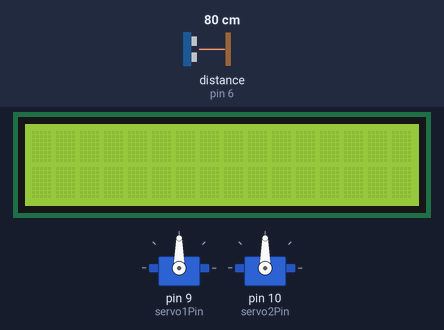
This sketch was run on a simulated Arduino Uno, built with avr-gcc and run on an emulated ATmega328P. Shown: 16×2 character LCD, 2 × servo. Wiring (inferred from the names in the program): ultrasonic range finder: trigger pin 7; echo pin 6. The test bench sets the inputs (shaded band); at power-on: distance to the obstacle (sensor on pin 6) 80 cm. The echo pulse lasts 58.3 µs per cm; what the sketch prints to the serial monitor is not drawn.

Above: at 1.2 s.
1.3 s: distance to the obstacle (sensor on pin 6) set to 20 cm
4.3 s: distance to the obstacle (sensor on pin 6) set to 18 cm
At 5.8 s:
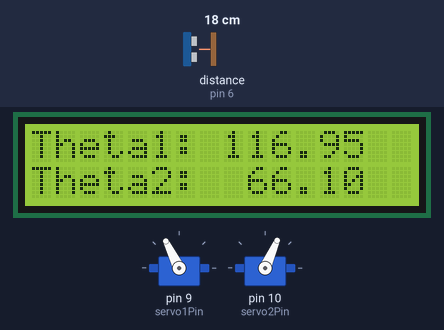
7.0 s: distance to the obstacle (sensor on pin 6) set to 9 cm
At 8.7 s:
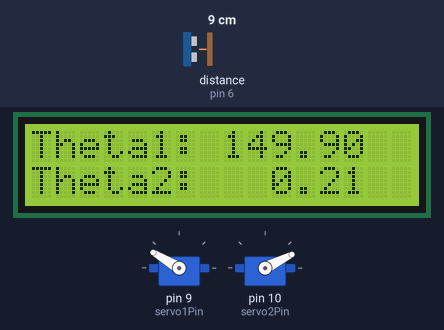
10.0 s: distance to the obstacle (sensor on pin 6) set to 18 cm
At 11.3 s:
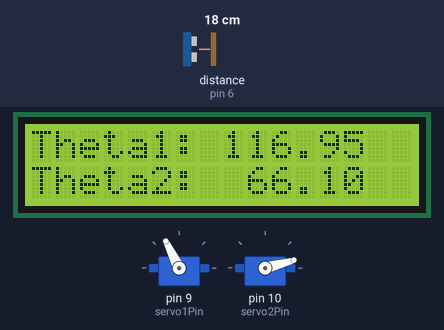
Timing chart, 0 to 13.8 s (numbered marks = the images above; inputs shaded):
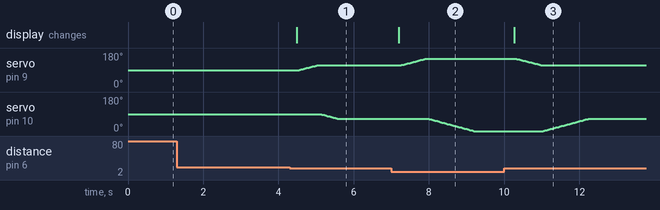

The sketch:

project_rbtk.ino
```cpp
#include <Wire.h>
#include <LiquidCrystal_I2C.h>
#include <Servo.h>

Servo servo1;
Servo servo2;

const int servo1Pin = 9;  // Pin servo 1
const int servo2Pin = 10; // Pin servo 2

const float L1 = 10.0; // Panjang lengan 1 (cm)
const float L2 = 10.0; // Panjang lengan 2 (cm)

float xTargets[] = {4, 6, 8, 10, 12};
float yTargets[] = {4, 6, 8, 10, 12};

float theta1Values[] = {158.57, 149.90, 140.55, 130, 116.95};
float theta2Values[] = {0, 0.21, 18.9, 40, 66.10};

int stepDelay = 0; // Menghilangkan delay untuk responsivitas tinggi

LiquidCrystal_I2C lcd(0x27, 16, 2);  // Alamat I2C LCD dan ukuran (16 kolom x 2 baris)

// Mendefinisikan pin untuk sensor ultrasonik
const int trigPin = 7;
const int echoPin = 6;
const int distanceThreshold = 10; // Jarak ambang batas dalam cm

// Fungsi untuk menghitung inverse kinematics
void calculateInverseKinematics(float x, float y, float &theta1, float &theta2) {
    float r = sqrt(x * x + y * y);

    if (r > (L1 + L2) || r < abs(L1 - L2)) {
        Serial.println("Target out of reach");
        return;
    }

    float cosTheta2 = (r * r - L1 * L1 - L2 * L2) / (2 * L1 * L2);
    cosTheta2 = constrain(cosTheta2, -1.0, 1.0);

    theta2 = acos(cosTheta2);

    float k1 = L1 + L2 * cos(theta2);
    float k2 = L2 * sin(theta2);

    float phi = atan2(y, x);
    float psi = atan2(k2, k1);

    theta1 = phi - psi;

    theta1 = degrees(theta1);
    theta2 = degrees(theta2);

    Serial.print("Raw Theta1 (degrees): ");
    Serial.println(theta1);
    Serial.print("Raw Theta2 (degrees): ");
    Serial.println(theta2);

    theta1 = constrain(130 - theta1, 0, 180);
    theta2 = constrain(130 - theta2, 0, 180);

    Serial.print("Adjusted Theta1 (degrees): ");
    Serial.println(theta1);
    Serial.print("Adjusted Theta2 (degrees): ");
    Serial.println(theta2);

    // Menampilkan sudut yang disesuaikan di LCD
    lcd.clear();
    lcd.setCursor(0, 0);
    char buffer[7];
    dtostrf(theta1, 6, 2, buffer);
    lcd.print("Theta1: ");
    lcd.print(buffer);

    lcd.setCursor(0, 1);
    dtostrf(theta2, 6, 2, buffer);
    lcd.print("Theta2: ");
    lcd.print(buffer);
}

// Fungsi untuk menggerakkan servo ke sudut target
void moveServo(Servo &servo, int targetAngle, int &lastAngle) {
    if (targetAngle != lastAngle) {
        int currentAngle = servo.read();
        Serial.print("Current Angle: ");
        Serial.println(currentAngle);
        Serial.print("Target Angle: ");
        Serial.println(targetAngle);

        if (currentAngle < targetAngle) {
            for (int angle = currentAngle; angle <= targetAngle; angle++) {
                servo.write(angle);
                delay(stepDelay); // Tidak ada delay untuk responsivitas tinggi
                Serial.print("Moving Angle: ");
                Serial.println(angle);
            }
        } else {
            for (int angle = currentAngle; angle >= targetAngle; angle--) {
                servo.write(angle);
                delay(stepDelay); // Tidak ada delay untuk responsivitas tinggi
                Serial.print("Moving Angle: ");
                Serial.println(angle);
            }
        }

        lastAngle = targetAngle;
    }
}

int lastTheta1 = -1; // Untuk menyimpan sudut target terakhir servo1
int lastTheta2 = -1; // Untuk menyimpan sudut target terakhir servo2

// Fungsi untuk membaca jarak dari sensor ultrasonik
long readUltrasonicDistance(int triggerPin, int echoPin) {
    digitalWrite(triggerPin, LOW);
    delayMicroseconds(2);
    digitalWrite(triggerPin, HIGH);
    delayMicroseconds(10);
    digitalWrite(triggerPin, LOW);

    long duration = pulseIn(echoPin, HIGH);
    long distance = (duration / 2) / 29.1; // Konversi ke cm
    return distance;
}

void setup() {
    Serial.begin(9600);

    // Inisialisasi LCD
    lcd.init();
    lcd.backlight();

    // Menyambungkan servo ke pin
    servo1.attach(servo1Pin);
    servo2.attach(servo2Pin);

    // Inisialisasi pin sensor ultrasonik
    pinMode(trigPin, OUTPUT);
    pinMode(echoPin, INPUT);
}

// Fungsi untuk membaca jarak penghalang dengan sensor
void loop() {
    long distance = readUltrasonicDistance(trigPin, echoPin);
    Serial.print("Distance: ");
    Serial.println(distance);

    for (int i = 0; i < sizeof(xTargets) / sizeof(xTargets[0]); i++) {
        float x = xTargets[i];
        float y = yTargets[i];
        float targetDistance = sqrt(x * x + y * y);
        float threshold = 1.0; // Ambang toleransi untuk kedekatan target

        // Memeriksa apakah objek berada di dekat titik target
        if (abs(distance - targetDistance) <= threshold) {
            float theta1, theta2;
            calculateInverseKinematics(x, y, theta1, theta2);

            Serial.print("Moving to target: (");
            Serial.print(x);
            Serial.print(", ");
            Serial.print(y);
            Serial.println(")");

            moveServo(servo1, theta1, lastTheta1);
            moveServo(servo2, theta2, lastTheta2);

            break; // Keluar dari loop setelah menemukan target yang cocok
        }
    }
}
```

Measured:
- the behaviour switches between 19 and 18 cm on distance to the obstacle (sensor on pin 6) (found by bisection; images 0 and 1)
- after the input at 1.3 s, every drawn part: stays the same
- after the input at 4.3 s, servo on pin 9 (servo1Pin): moves from 90° to 116° over 0.48 s, starting after 0.25 s; servo on pin 10 (servo2Pin): moves from 90° to 66° over 0.45 s, starting after 0.81 s; the display: changes after 0.19 s (image 1)
- after the input at 7.0 s, servo on pin 9 (servo1Pin): moves from 116° to 149° over 0.63 s, starting after 0.26 s; servo on pin 10 (servo2Pin): moves from 66° to 0° over 1.2 s, starting after 0.97 s; the display: changes after 0.20 s (image 2)
- after the input at 10.0 s, servo on pin 9 (servo1Pin): moves from 149° to 116° over 0.63 s, starting after 0.33 s; servo on pin 10 (servo2Pin): moves from 0° to 66° over 1.2 s, starting after 1.0 s; the display: changes after 0.27 s (image 3)
